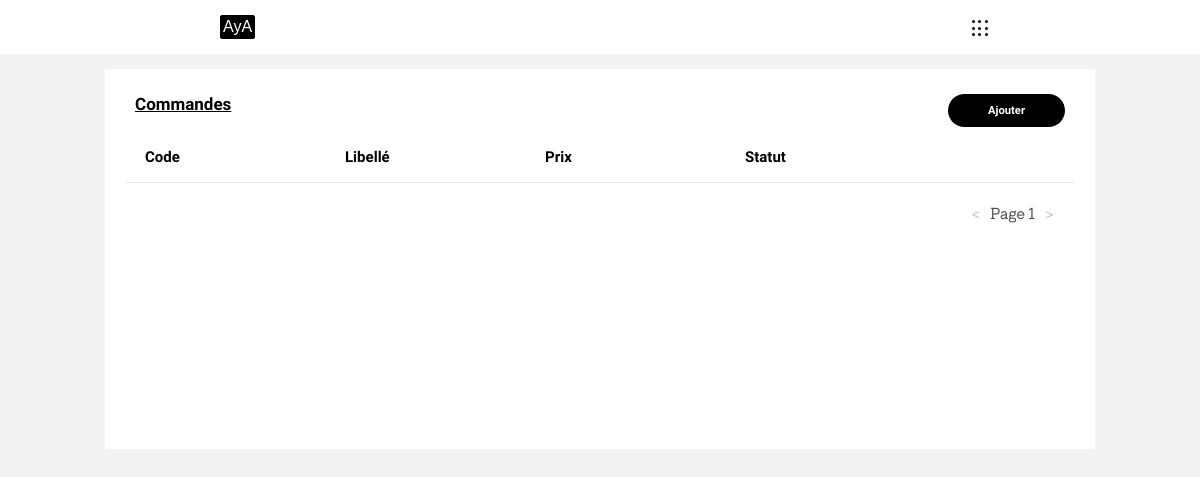
Page /command.php on the earlier database version.
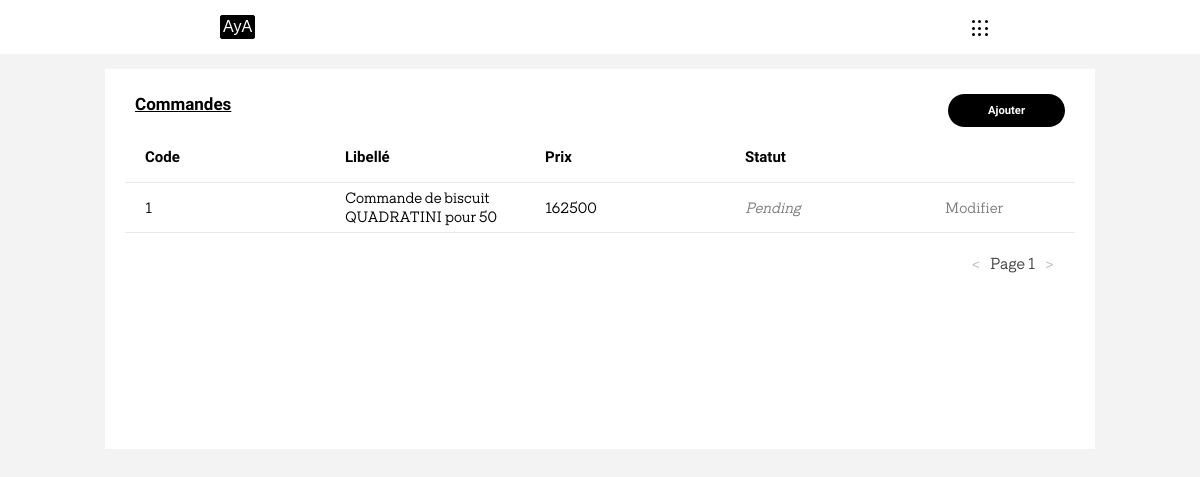
Same page on the later database version.
### tables this page shows
CREATE TABLE `commande` (
  `cmd_id` varchar(10) NOT NULL,
  `libelle` varchar(100) NOT NULL,
  `prix` int(11) NOT NULL,
  `statut` varchar(20) NOT NULL
);

### main.php (called while the page is built)
<?php
    $cnx = mysqli_connect("localhost", "root", "root", "bd_bois");
    $nb = mysqli_num_rows(mysqli_query($cnx, "SELECT * FROM client"));
?>

### command.php (the view, shortened to what this page needs)
<!DOCTYPE html>
<html lang="en">
    <head>
        <link rel="stylesheet" href="./assets/style.css">
    </head>
    <?php
        include_once('main.php');
        $max = 8;
        $nb = ceil($nb / $max);
        $n = 1;
        $offset = $max * $n - $max;
        $limit = $max;
    ?>
    <body>
        <?php include_once('./public/header.php') ?>
        <main>
            <div class="data-table">
                <div class="data-table-top">
                    <div class="title">Commandes</div>
                    <button><a href="http://localhost:8888/tests/homework/add.php?what=command">Ajouter</a></button>
                </div>
                <table>
                    <tr>
                        <th>Code</th>
                        <th>Libellé</th>
                        <th>Prix</th>
                        <th>Statut</th>
                        <th style="width: 150px"></th>
                    </tr>
                    <?php
                        $req = "SELECT * FROM commande LIMIT $limit OFFSET $offset";
                        $result = mysqli_query($cnx, $req);
                        if (mysqli_num_rows($result) > 0) {
                            $rows = mysqli_fetch_all($result);
                        }
                    ?>
                    <?php foreach($rows as $row): ?>
                        <tr>
                            <td>
                                <?php echo $row[0]; ?>
                            </td>
                            <td>
                                <?php echo $row[1]; ?>
                            </td>
                            <td>
                                <?php echo $row[2]; ?>
                            </td>
                            <td>
                                <?php
                                    $isOk = ($row[3] == 0) ? 'Completed' : 'Pending';
                                    echo "<span style=\"font-style: italic; color: #7e7c7c;\">$isOk</span>";
                                ?>
                            </td>
                            <td style="width: 150px">
                                <a href="http://localhost:8888/tests/homework/update.php?what=command<?php echo "&id=" . $row[0] . "&lib=" . $row[1] . "&prix=" . $row[2] . "&status=" . $row[3] ?>">
                                    <span class="update">Modifier</span>
                                </a>
                            </td>
                        </tr>
                    <?php endforeach; ?>
                </table>
                <form action="product.php" method="get">
                    <div class="pagination">
                        <button type="submit" value="<?php echo $n - 1; ?>" <?php if ($n == 1) echo "disabled"?> name="btnPrevious"><</button>
                            <?php
                                echo "Page $n";
                            ?>
                        <button type="submit" value="<?php echo $n + 1; ?>" <?php if ($n == $nb) echo "disabled"?> name="btnNext">></button>
                    </div>
                </form>
            </div>
        </main>
    </body>
</html>

### public/header.php (shortened to what this page needs)
<div class="header">
    <div class="top">
        <div class="logo">AyA</div>
        <span class="burger-menu">
            <span class="row">
                <span class="point"></span>
                <span class="point"></span>
                <span class="point"></span>
            </span>
            <span class="row">
                <span class="point"></span>
                <span class="point"></span>
                <span class="point"></span>
            </span>
            <span class="row">
                <span class="point"></span>
                <span class="point"></span>
                <span class="point"></span>
            </span>
        </span>
    </div>
</div>

### assets/style.css (style rules this page uses)
*::placeholder { font-size: 12px; }
* { margin: 0; padding: 0; box-sizing: border-box; }
a { color: #fff; text-decoration: none; }
body { background-color: rgb(243, 243, 243); }
main { padding: 15px; display: flex; flex-direction: column; align-items: center; }
button { cursor: pointer; }
table { font-family: 'Rationalist', 'Trebuchet MS', 'Lucida Sans Unicode', 'Lucida Grande', 'Lucida Sans', Arial, sans-serif; font-style: normal; text-align: center; border-collapse: collapse; font-size: 15px; }
th { font-family: 'Catamaran'; font-weight: 700; height: 45px; }
.data-table { min-height: 380px; padding: 20px; background-color: #fff; }
td, th { width: 300px; height: 50px; text-align: left; vertical-align: middle; padding: 0 0 0 20px; border-bottom: 1.5px solid #e0dbdbab; }
.pagination { margin-top: 20px; float: right; width: 110px; font-size: 16px; color: #444; font-family: 'Rationalist', sans-serif; }
.pagination button { margin: 0 7px; border: none; background-color: transparent; }
.pagination button:disabled { cursor: not-allowed; }
.data-table-top { display: flex; justify-content: space-between; padding: 5px 10px; }
.data-table-top button { border: none; padding: 10px 40px; background-color: #000; color: #fff; border-radius: 50px; font-weight: 700; font-size: .7em; font-family: 'Catamaran', Arial, Helvetica, sans-serif; }
.data-table-top .title { font-weight: 700; font-family: 'Catamaran', 'Rationalist', Arial, Helvetica, sans-serif; font-size: 17px; text-decoration: underline; }

### command.php (style rules this page uses)
.update { color: #7e7c7c; cursor: pointer; }
th,td { width: 200px; }

### public/header.php (style rules this page uses)
:root { --point-colour: #000; }
.header { height: auto; background: #fff; display: flex; align-items: center; flex-direction: column; }
.top { padding: 15px 0 15px 10px; width: 65%; display: flex; justify-content: space-between; }
.logo { border: 1px solid #000; background-color: #000; color: #fff; border-radius: 2px; padding: 2px; font-family: Tahoma, sans-serif; }
.burger-menu { margin-top: 3px; height: 20px; width: 20px; display: flex; justify-content: center; align-items: center; flex-direction: column; cursor: pointer; }
.burger-menu .row { height: calc(100% / 3); width: 100%; display: flex; justify-content: space-around; align-items: center }
.burger-menu .row .point { height: 3px; width: 3px; border-radius: 100%; background-color: var(--point-colour); }

Differences in the rows shown:
added commande: cmd_id "1", libelle "Commande de biscuit QUADRATINI pour 50", prix "162500", statut "Pending"
